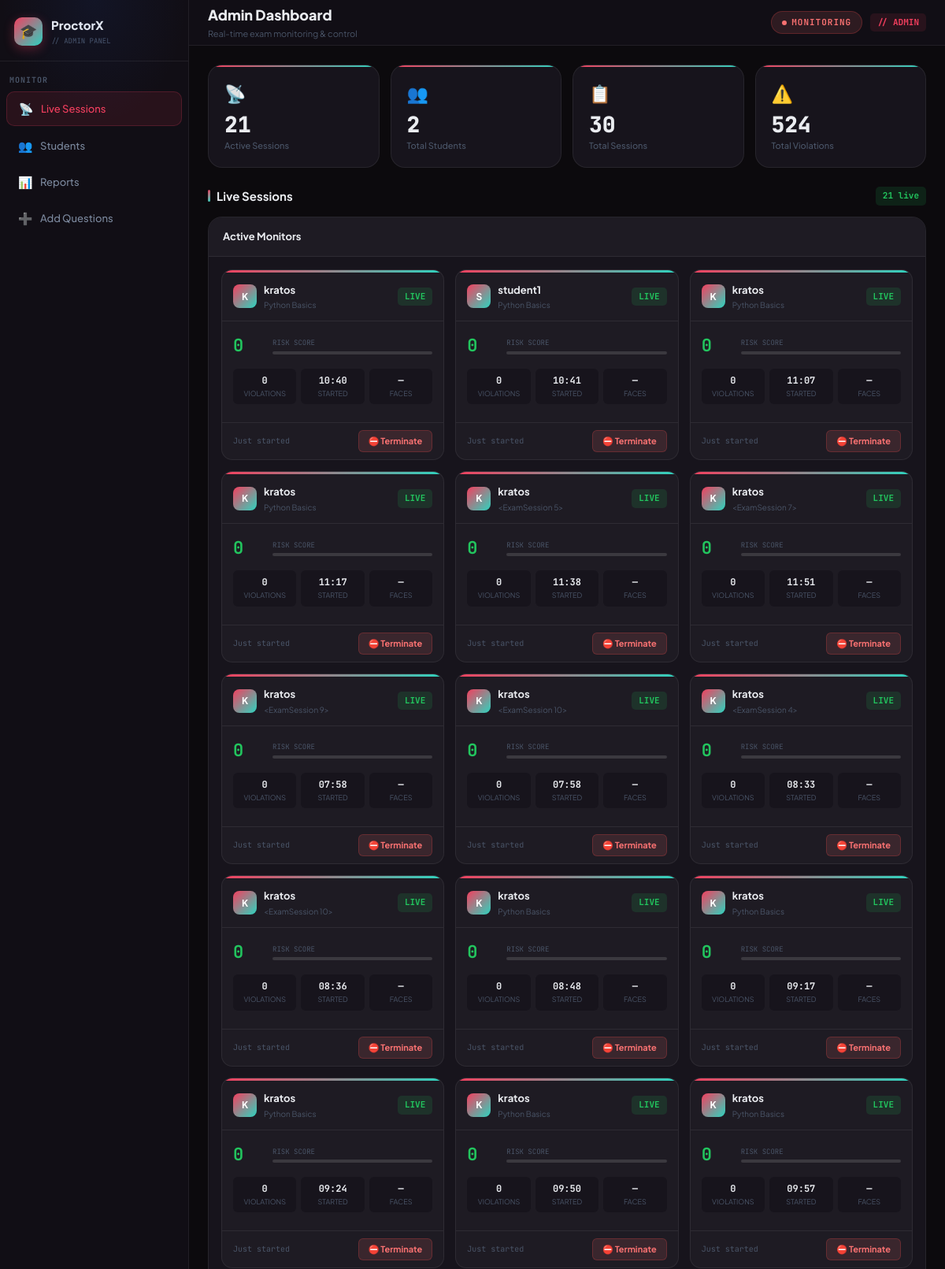
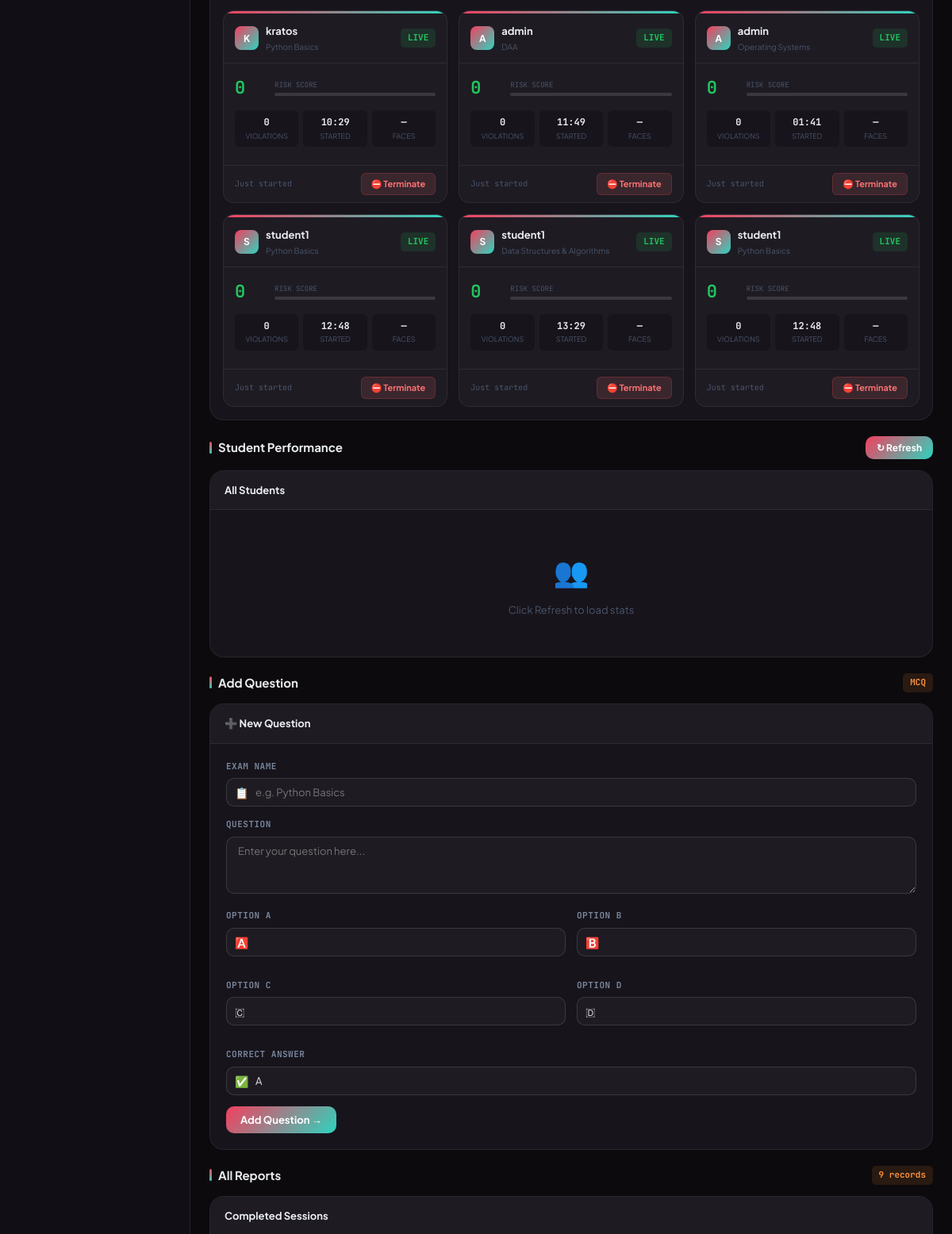
The page /admin (signed in, upper part) on the database its author committed (2 pictures, top to bottom).
### tables this page shows
CREATE TABLE exam_sessions (
	id INTEGER NOT NULL, 
	user_id INTEGER NOT NULL, 
	exam_name VARCHAR(200) NOT NULL, 
	start_time DATETIME, 
	end_time DATETIME, 
	status VARCHAR(20), 
	final_risk_score FLOAT, 
	total_violations INTEGER, score INTEGER DEFAULT 0, total_questions INTEGER DEFAULT 0, exam_type VARCHAR(20) DEFAULT 'mcq', 
	PRIMARY KEY (id), 
	FOREIGN KEY(user_id) REFERENCES users (id)
);

### app.py (the view)
@app.route('/admin')
@login_required
def admin_dashboard():
    if current_user.role != 'admin':
        return redirect(url_for('dashboard'))
    active_sessions = ExamSession.query.filter_by(status='active').all()
    completed_sessions = ExamSession.query.filter(
        ExamSession.status.in_(['completed', 'terminated'])
    ).order_by(ExamSession.start_time.desc()).limit(50).all()
    all_sessions = ExamSession.query.order_by(ExamSession.start_time.desc()).limit(50).all()
    students = User.query.filter_by(role='student').all()
    total_violations = db.session.query(db.func.count(Violation.id)).scalar() or 0
    return render_template('admin_dashboard.html',
                           active_sessions=active_sessions,
                           completed_sessions=completed_sessions,
                           all_sessions=all_sessions,
                           students=students,
                           total_students=len(students),
                           total_sessions=len(all_sessions),
                           total_violations=total_violations)

### app.py (called while the page is built)
@login_manager.user_loader
def load_user(user_id):
    return User.query.get(int(user_id))

### templates/admin_dashboard.html (shortened to what this page needs)
<!DOCTYPE html>
<html lang="en">
<head>
</head>
<body>
<div id="app">
  <aside id="sidebar">
    <div class="sb-brand">
      <div class="sb-logo">🎓</div>
      <div>
        <div class="sb-name">ProctorX</div>
        <div class="sb-sub">// ADMIN PANEL</div>
      </div>
    </div>
    <div class="nav-section">MONITOR</div>
    <a href="#live"     class="nav-item active"><span class="nav-icon">📡</span> Live Sessions</a>
    <a href="#students" class="nav-item"><span class="nav-icon">👥</span> Students</a>
    <a href="#reports"  class="nav-item"><span class="nav-icon">📊</span> Reports</a>
    <a href="#addq"     class="nav-item"><span class="nav-icon">➕</span> Add Questions</a>
    <div class="sb-spacer"></div>
  </aside>
  <div id="main">
    <div id="topbar">
      <div>
        <div class="tb-title">Admin Dashboard</div>
        <div class="tb-sub">Real-time exam monitoring &amp; control</div>
      </div>
      <div class="tb-right">
        <div class="live-pill">
          <div class="live-dot"></div>
          <span class="live-txt">MONITORING</span>
        </div>
        <span class="badge badge-blue">// ADMIN</span>
      </div>
    </div>
    <div id="content">
      <div class="stats-row fade-up">
        <div class="stat-card">
          <div class="stat-icon">📡</div>
          <div class="stat-val" id="stat-active">{{ active_sessions|length }}</div>
          <div class="stat-lbl">Active Sessions</div>
        </div>
        <div class="stat-card">
          <div class="stat-icon">👥</div>
          <div class="stat-val">{{ total_students }}</div>
          <div class="stat-lbl">Total Students</div>
        </div>
        <div class="stat-card">
          <div class="stat-icon">📋</div>
          <div class="stat-val">{{ total_sessions }}</div>
          <div class="stat-lbl">Total Sessions</div>
        </div>
        <div class="stat-card">
          <div class="stat-icon">⚠️</div>
          <div class="stat-val" id="stat-violations">{{ total_violations }}</div>
          <div class="stat-lbl">Total Violations</div>
        </div>
      </div>
      <div class="section-hdr fade-up fade-up-1" id="live">
        <div class="section-title">Live Sessions</div>
        <span class="badge badge-green" id="live-count">{{ active_sessions|length }} live</span>
      </div>
      <div class="panel fade-up fade-up-1">
        <div class="panel-hdr">
          <span class="panel-title">Active Monitors</span>
        </div>
        <div id="sessions-container">
          {% if active_sessions %}
          <div class="cards-grid">
            {% for s in active_sessions %}
            <div class="scard" id="sc-{{ s.id }}">
              <div class="scard-top"></div>
              <div class="scard-head">
                <div class="scard-info">
                  <div class="scard-av">{{ s.student.username[0].upper() }}</div>
                  <div>
                    <div class="scard-name">{{ s.student.username }}</div>
                    <div class="scard-exam">{{ s.exam_name }}</div>
                  </div>
                </div>
                <span class="badge badge-green">LIVE</span>
              </div>
              <div class="scard-body">
                <div class="risk-row">
                  <div class="risk-num" id="srn-{{ s.id }}" style="color:var(--green)">{{ s.final_risk_score or 0 }}</div>
                  <div class="risk-wrap">
                    <div class="risk-lbl">RISK SCORE</div>
                    <div class="risk-track">
                    </div>
                  </div>
                </div>
                <div class="scard-stats">
                  <div class="scard-stat"><div class="sstat-val" id="sv-{{ s.id }}">0</div><div class="sstat-key">VIOLATIONS</div></div>
                  <div class="scard-stat"><div class="sstat-val">{{ s.start_time.strftime('%H:%M') }}</div><div class="sstat-key">STARTED</div></div>
                  <div class="scard-stat"><div class="sstat-val" id="sfl-{{ s.id }}">—</div><div class="sstat-key">FACES</div></div>
                </div>
              </div>
              <div class="scard-foot">
                <span class="scard-time" id="st-{{ s.id }}">Just started</span>
                <button class="btn-danger" onclick="terminateSession({{ s.id }})">⛔ Terminate</button>
              </div>
            </div>
            {% endfor %}
          </div>
          {% else %}
          <div class="empty-state">
            <div class="empty-icon">📡</div>
            <div class="empty-txt">No active exam sessions right now</div>
          </div>
          {% endif %}
        </div>
      </div>
      <div class="section-hdr fade-up fade-up-2" id="students" style="margin-top:8px">
        <div class="section-title">Student Performance</div>
        <button class="btn-primary" style="font-size:12px;padding:7px 14px" onclick="loadStudents()">↻ Refresh</button>
      </div>
      <div class="panel fade-up fade-up-2" id="students-panel">
        <div class="panel-hdr"><span class="panel-title">All Students</span></div>
        <div class="table-wrap" id="students-table-wrap">
          <div class="empty-state"><div class="empty-icon">👥</div><div class="empty-txt">Click Refresh to load stats</div></div>
        </div>
      </div>
      <div class="section-hdr fade-up fade-up-2" id="addq" style="margin-top:8px">
        <div class="section-title">Add Question</div>
        <span class="badge badge-violet">MCQ</span>
      </div>
      <div class="panel fade-up fade-up-2">
        <div class="panel-hdr"><span class="panel-title">➕ New Question</span></div>
        <div style="padding:20px">
          <form id="add-q-form">
            <div class="form-group">
              <label class="form-label">EXAM NAME</label>
              <div class="input-wrap"><span class="input-icon">📋</span>
              <input class="form-input" type="text" id="eq-exam" placeholder="e.g. Python Basics" required></div>
            </div>
            <div class="form-group">
              <label class="form-label">QUESTION</label>
              <textarea class="form-input" id="eq-q" placeholder="Enter your question here..." required></textarea>
            </div>
            <div class="aq-grid">
              <div class="form-group">
                <label class="form-label">OPTION A</label>
                <div class="input-wrap"><span class="input-icon">🅰️</span>
                <input class="form-input" type="text" id="eq-a" required></div>
              </div>
              <div class="form-group">
                <label class="form-label">OPTION B</label>
                <div class="input-wrap"><span class="input-icon">🅱️</span>
                <input class="form-input" type="text" id="eq-b" required></div>
              </div>
              <div class="form-group">
                <label class="form-label">OPTION C</label>
                <div class="input-wrap"><span class="input-icon">🇨</span>
                <input class="form-input" type="text" id="eq-c" required></div>
              </div>
              <div class="form-group">
                <label class="form-label">OPTION D</label>
                <div class="input-wrap"><span class="input-icon">🇩</span>
                <input class="form-input" type="text" id="eq-d" required></div>
              </div>
              <div class="form-group aq-full">
                <label class="form-label">CORRECT ANSWER</label>
                <div class="input-wrap"><span class="input-icon">✅</span>
                <select class="form-input" id="eq-ans">
                  <option value="A">A</option><option value="B">B</option>
                </select></div>
              </div>
            </div>
            <button type="submit" class="btn-primary">Add Question →</button>
          </form>
        </div>
      </div>
      <div class="section-hdr fade-up fade-up-3" id="reports" style="margin-top:8px">
        <div class="section-title">All Reports</div>
        <span class="badge badge-violet">{{ completed_sessions|length }} records</span>
      </div>
      <div class="panel fade-up fade-up-3">
        <div class="panel-hdr"><span class="panel-title">Completed Sessions</span></div>
      </div>
    </div>
  </div>
</div>
</body>
</html>

### rows shown on the page
exam_sessions: student "K", student.username "kratos", exam_name "Python Basics", final_risk_score "0", start_time "10:40"
exam_sessions: student "S", student.username "student1", exam_name "Python Basics", final_risk_score "0", start_time "10:41"
exam_sessions: student "K", student.username "kratos", exam_name "Python Basics", final_risk_score "0", start_time "11:07"
exam_sessions: student "K", student.username "kratos", exam_name "Python Basics", final_risk_score "0", start_time "11:17"
exam_sessions: student "K", student.username "kratos", exam_name "<ExamSession 5>", final_risk_score "0", start_time "11:38"
exam_sessions: student "K", student.username "kratos", exam_name "<ExamSession 7>", final_risk_score "0", start_time "11:51"
exam_sessions: student "K", student.username "kratos", exam_name "<ExamSession 9>", final_risk_score "0", start_time "07:58"
exam_sessions: student "K", student.username "kratos", exam_name "<ExamSession 10>", final_risk_score "0", start_time "07:58"
exam_sessions: student "K", student.username "kratos", exam_name "<ExamSession 4>", final_risk_score "0", start_time "08:33"
exam_sessions: student "K", student.username "kratos", exam_name "<ExamSession 10>", final_risk_score "0", start_time "08:36"
exam_sessions: student "K", student.username "kratos", exam_name "Python Basics", final_risk_score "0", start_time "08:48"
exam_sessions: student "K", student.username "kratos", exam_name "Python Basics", final_risk_score "0", start_time "09:17"
exam_sessions: student "K", student.username "kratos", exam_name "Python Basics", final_risk_score "0", start_time "09:24"
exam_sessions: student "K", student.username "kratos", exam_name "Python Basics", final_risk_score "0", start_time "09:50"
exam_sessions: student "K", student.username "kratos", exam_name "Python Basics", final_risk_score "0", start_time "09:57"
exam_sessions: student "K", student.username "kratos", exam_name "Python Basics", final_risk_score "0", start_time "10:29"
exam_sessions: student "A", student.username "admin", exam_name "DAA", final_risk_score "0", start_time "11:49"
exam_sessions: student "A", student.username "admin", exam_name "Operating Systems", final_risk_score "0", start_time "01:41"
exam_sessions: student "S", student.username "student1", exam_name "Python Basics", final_risk_score "0", start_time "12:48"
exam_sessions: student "S", student.username "student1", exam_name "Data Structures & Algorithms", final_risk_score "0", start_time "13:29"
exam_sessions: student "S", student.username "student1", exam_name "Python Basics", final_risk_score "0", start_time "12:48"

### other values the page prints
{{ active_sessions|length }} "21"
{{ total_students }} "2"
{{ total_sessions }} "30"
{{ total_violations }} "524"
{{ completed_sessions|length }} "9"
